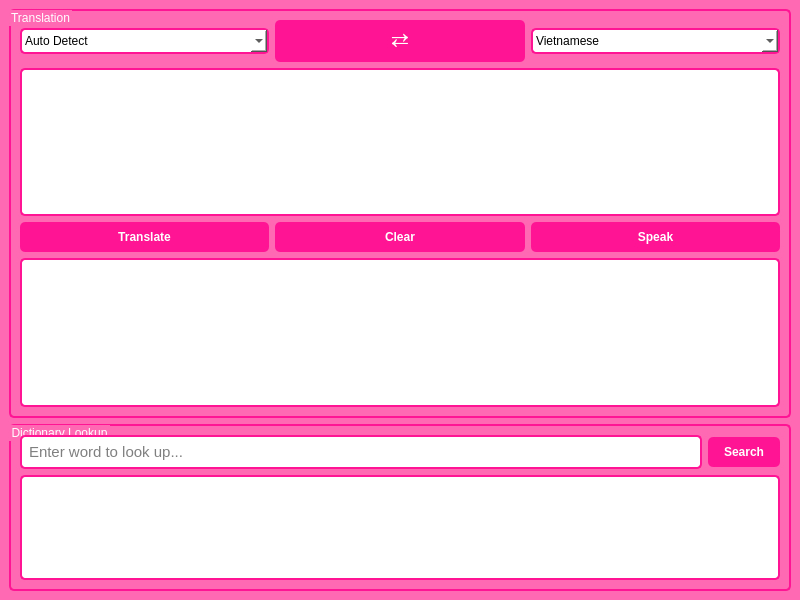
<?xml version="1.0" encoding="UTF-8"?>
<ui version="4.0">
 <class>MainWindow</class>
 <widget class="QMainWindow" name="MainWindow">
  <property name="geometry">
   <rect>
    <x>0</x>
    <y>0</y>
    <width>800</width>
    <height>600</height>
   </rect>
  </property>
  <property name="windowTitle">
   <string>Pink Dictionary &amp; Translator</string>
  </property>
  <property name="styleSheet">
   <string notr="true">
    QMainWindow {
        background-color: #FF69B4;
    }
    QGroupBox {
        font: bold 12pt "Arial";
        color: #FFFFFF;
        border: 2px solid #FF1493;
        border-radius: 5px;
        margin-top: 1ex;
    }
    QTextEdit, QLineEdit, QListWidget {
        background-color: #FFFFFF;
        border: 2px solid #FF1493;
        border-radius: 5px;
        padding: 5px;
        font-size: 11pt;
    }
    QPushButton {
        background-color: #FF1493;
        color: white;
        border: none;
        padding: 8px 16px;
        border-radius: 5px;
        font-weight: bold;
    }
    QPushButton:hover {
        background-color: #FF0066;
    }
    QComboBox {
        background-color: #FFFFFF;
        border: 2px solid #FF1493;
        border-radius: 5px;
        padding: 3px;
    }
   </string>
  </property>
  <widget class="QWidget" name="centralwidget">
   <layout class="QVBoxLayout" name="verticalLayout">
    <item>
     <widget class="QGroupBox" name="groupBox">
      <property name="title">
       <string>Translation</string>
      </property>
      <layout class="QVBoxLayout" name="verticalLayout_2">
       <item>
        <layout class="QHBoxLayout" name="horizontalLayout">
         <item>
          <widget class="QComboBox" name="cmbSourceLang">
           <item>
            <property name="text">
             <string>Auto Detect</string>
            </property>
           </item>
           <item>
            <property name="text">
             <string>English</string>
            </property>
           </item>
           <item>
            <property name="text">
             <string>Vietnamese</string>
            </property>
           </item>
          </widget>
         </item>
         <item>
          <widget class="QPushButton" name="btnSwapLang">
           <property name="text">
            <string>⇄</string>
           </property>
           <property name="styleSheet">
            <string notr="true">font-size: 16pt;</string>
           </property>
          </widget>
         </item>
         <item>
          <widget class="QComboBox" name="cmbTargetLang">
           <item>
            <property name="text">
             <string>Vietnamese</string>
            </property>
           </item>
           <item>
            <property name="text">
             <string>English</string>
            </property>
           </item>
          </widget>
         </item>
        </layout>
       </item>
       <item>
        <widget class="QTextEdit" name="txtInput"/>
       </item>
       <item>
        <layout class="QHBoxLayout" name="horizontalLayout_2">
         <item>
          <widget class="QPushButton" name="btnTranslate">
           <property name="text">
            <string>Translate</string>
           </property>
          </widget>
         </item>
         <item>
          <widget class="QPushButton" name="btnClear">
           <property name="text">
            <string>Clear</string>
           </property>
          </widget>
         </item>
         <item>
          <widget class="QPushButton" name="btnSpeakInput">
           <property name="text">
            <string>Speak</string>
           </property>
          </widget>
         </item>
        </layout>
       </item>
       <item>
        <widget class="QTextEdit" name="txtOutput"/>
       </item>
      </layout>
     </widget>
    </item>
    <item>
     <widget class="QGroupBox" name="groupBox_2">
      <property name="title">
       <string>Dictionary Lookup</string>
      </property>
      <layout class="QVBoxLayout" name="verticalLayout_3">
       <item>
        <layout class="QHBoxLayout" name="horizontalLayout_3">
         <item>
          <widget class="QLineEdit" name="txtSearchWord">
           <property name="placeholderText">
            <string>Enter word to look up...</string>
           </property>
          </widget>
         </item>
         <item>
          <widget class="QPushButton" name="btnSearch">
           <property name="text">
            <string>Search</string>
           </property>
          </widget>
         </item>
        </layout>
       </item>
       <item>
        <widget class="QListWidget" name="lstResults"/>
       </item>
      </layout>
     </widget>
    </item>
   </layout>
  </widget>
 </widget>
 <resources/>
 <connections/>
</ui>
